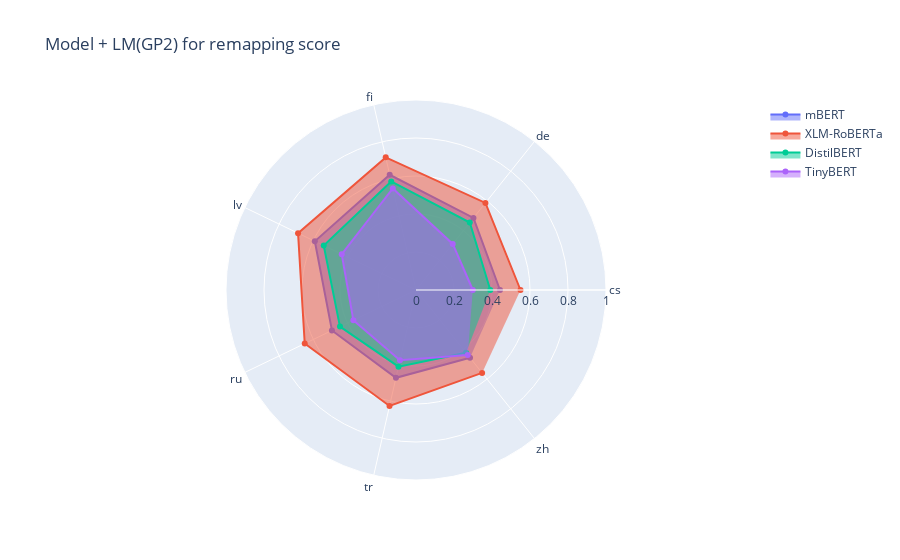

This figure's notebook cell:
### Code cell
import plotly.graph_objects as go
lang = ['cs', 'de', 'fi' , 'lv', 'ru', 'tr', 'zh']
columm ='LM_Score'
modelle = models_df
fig = go.Figure()
fig.add_trace(go.Scatterpolar(
      r= modelle[0][columm].to_numpy(),
      theta=lang,
      fill='toself',
      name='mBERT'
))
fig.add_trace(go.Scatterpolar(
      r=  modelle[2][columm].to_numpy(),
      theta=lang,
      fill='toself',
      name='XLM-RoBERTa'
))
fig.add_trace(go.Scatterpolar(
      r= modelle[1][columm].to_numpy(),
      theta=lang,
      fill='toself',
      name='DistilBERT'
))
fig.add_trace(go.Scatterpolar(
      r= modelle[3][columm].to_numpy(),
      theta=lang,
      fill='toself',
      name='TinyBERT'
))

fig.update_layout(
  polar=dict(
    radialaxis=dict(
      visible=True,
      range=[0, 1]
    )),
  showlegend=True,
    title = "Model + LM(GP2) for remapping score"
)
pio.write_image(fig,'images/ModelLMScore.png' , format='png')
fig.show()

### Figure 1 — Plotly figure (JSON) as saved in the notebook; plotly's stock layout.template omitted (floating-point values rounded to 4 significant figures)
{"data": [{"fill": "toself", "name": "mBERT", "r": [0.442, 0.485, 0.622, 0.591, 0.491, 0.474, 0.456], "theta": ["cs", "de", "fi", "lv", "ru", "tr", "zh"], "type": "scatterpolar"}, {"fill": "toself", "name": "XLM-RoBERTa", "r": [0.55, 0.586, 0.716, 0.689, 0.65, 0.626, 0.558], "theta": ["cs", "de", "fi", "lv", "ru", "tr", "zh"], "type": "scatterpolar"}, {"fill": "toself", "name": "DistilBERT", "r": [0.391, 0.454, 0.586, 0.539, 0.444, 0.414, 0.422], "theta": ["cs", "de", "fi", "lv", "ru", "tr", "zh"], "type": "scatterpolar"}, {"fill": "toself", "name": "TinyBERT", "r": [0.299, 0.31, 0.548, 0.434, 0.366, 0.379, 0.437], "theta": ["cs", "de", "fi", "lv", "ru", "tr", "zh"], "type": "scatterpolar"}], "layout": {"polar": {"radialaxis": {"range": [0, 1], "visible": true}}, "showlegend": true, "title": {"text": "Model + LM(GP2) for remapping score"}}}
